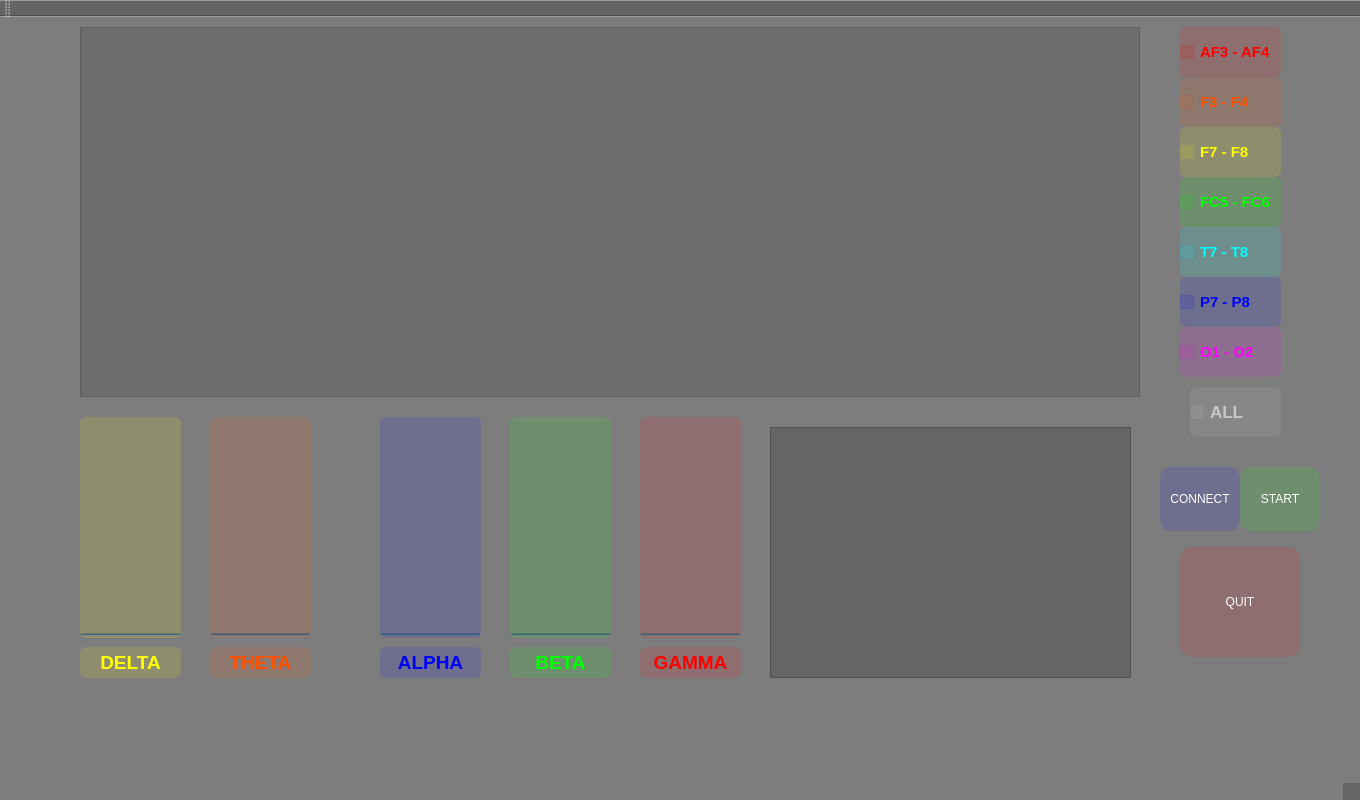
<?xml version="1.0" encoding="UTF-8"?>
<ui version="4.0">
 <class>MainWindow</class>
 <widget class="QMainWindow" name="MainWindow">
  <property name="geometry">
   <rect>
    <x>0</x>
    <y>0</y>
    <width>1360</width>
    <height>800</height>
   </rect>
  </property>
  <property name="windowTitle">
   <string>MainWindow</string>
  </property>
  <property name="styleSheet">
   <string notr="true">background-color: rgba(32, 32, 32,64);</string>
  </property>
  <widget class="QWidget" name="centralWidget">
   <widget class="QCheckBox" name="cbAF34">
    <property name="geometry">
     <rect>
      <x>1180</x>
      <y>10</y>
      <width>101</width>
      <height>50</height>
     </rect>
    </property>
    <property name="font">
     <font>
      <pointsize>11</pointsize>
      <weight>75</weight>
      <bold>true</bold>
     </font>
    </property>
    <property name="styleSheet">
     <string notr="true">color: rgb(255, 0, 0) ;
background-color: rgba(255, 0, 0, 32) ;
border-radius:6px;</string>
    </property>
    <property name="text">
     <string>AF3 - AF4</string>
    </property>
   </widget>
   <widget class="QCheckBox" name="cbF34">
    <property name="geometry">
     <rect>
      <x>1180</x>
      <y>60</y>
      <width>101</width>
      <height>50</height>
     </rect>
    </property>
    <property name="font">
     <font>
      <pointsize>11</pointsize>
      <weight>75</weight>
      <bold>true</bold>
     </font>
    </property>
    <property name="styleSheet">
     <string notr="true">color: rgb(255, 80, 0) ;
background-color: rgba(255, 80, 0, 32) ;
border-radius:6px;</string>
    </property>
    <property name="text">
     <string>F3 - F4</string>
    </property>
   </widget>
   <widget class="QCheckBox" name="cbF78">
    <property name="geometry">
     <rect>
      <x>1180</x>
      <y>110</y>
      <width>101</width>
      <height>50</height>
     </rect>
    </property>
    <property name="font">
     <font>
      <pointsize>11</pointsize>
      <weight>75</weight>
      <bold>true</bold>
     </font>
    </property>
    <property name="styleSheet">
     <string notr="true">color: rgb(255, 255, 0) ;
background-color: rgba(255, 255, 0, 32) ;
border-radius:6px;</string>
    </property>
    <property name="text">
     <string>F7 - F8</string>
    </property>
   </widget>
   <widget class="QCheckBox" name="cbFC56">
    <property name="geometry">
     <rect>
      <x>1180</x>
      <y>160</y>
      <width>101</width>
      <height>50</height>
     </rect>
    </property>
    <property name="font">
     <font>
      <pointsize>11</pointsize>
      <weight>75</weight>
      <bold>true</bold>
     </font>
    </property>
    <property name="styleSheet">
     <string notr="true">color: rgb(0, 255, 0) ;
background-color: rgba(0, 255, 0, 32) ;
border-radius:6px;</string>
    </property>
    <property name="text">
     <string>FC5 - FC6</string>
    </property>
   </widget>
   <widget class="QCheckBox" name="cbT78">
    <property name="geometry">
     <rect>
      <x>1180</x>
      <y>210</y>
      <width>101</width>
      <height>50</height>
     </rect>
    </property>
    <property name="font">
     <font>
      <pointsize>11</pointsize>
      <weight>75</weight>
      <bold>true</bold>
     </font>
    </property>
    <property name="styleSheet">
     <string notr="true">color: rgb(0, 255, 255) ;
background-color: rgba(0, 255, 255, 32) ;
border-radius:6px;</string>
    </property>
    <property name="text">
     <string>T7 - T8</string>
    </property>
   </widget>
   <widget class="QCheckBox" name="cbP78">
    <property name="geometry">
     <rect>
      <x>1180</x>
      <y>260</y>
      <width>101</width>
      <height>50</height>
     </rect>
    </property>
    <property name="font">
     <font>
      <pointsize>11</pointsize>
      <weight>75</weight>
      <bold>true</bold>
     </font>
    </property>
    <property name="styleSheet">
     <string notr="true">color: rgb(0, 0, 255) ;
background-color: rgba(0, 0, 255, 32) ;
border-radius:6px;</string>
    </property>
    <property name="text">
     <string>P7 - P8</string>
    </property>
   </widget>
   <widget class="QCheckBox" name="cbO12">
    <property name="geometry">
     <rect>
      <x>1180</x>
      <y>310</y>
      <width>101</width>
      <height>50</height>
     </rect>
    </property>
    <property name="font">
     <font>
      <pointsize>11</pointsize>
      <weight>75</weight>
      <bold>true</bold>
     </font>
    </property>
    <property name="styleSheet">
     <string notr="true">color: rgb(255, 0, 255) ;
background-color: rgba(255, 0, 255, 32) ;
border-radius:6px;</string>
    </property>
    <property name="text">
     <string>O1 - O2</string>
    </property>
   </widget>
   <widget class="QCheckBox" name="cbAll">
    <property name="geometry">
     <rect>
      <x>1190</x>
      <y>370</y>
      <width>91</width>
      <height>50</height>
     </rect>
    </property>
    <property name="font">
     <font>
      <pointsize>13</pointsize>
      <weight>75</weight>
      <bold>true</bold>
     </font>
    </property>
    <property name="styleSheet">
     <string notr="true">color: rgb(200, 200, 200) ;
background-color: rgba(200, 200, 200, 32) ;
border-radius:6px;</string>
    </property>
    <property name="text">
     <string>ALL</string>
    </property>
   </widget>
   <widget class="QProgressBar" name="progressDelta">
    <property name="geometry">
     <rect>
      <x>80</x>
      <y>400</y>
      <width>101</width>
      <height>221</height>
     </rect>
    </property>
    <property name="styleSheet">
     <string notr="true">color: rgb(255, 255, 0);
background-color: rgba(255, 255, 0, 32);
border-radius:6px ;</string>
    </property>
    <property name="value">
     <number>0</number>
    </property>
    <property name="textVisible">
     <bool>false</bool>
    </property>
    <property name="orientation">
     <enum>Qt::Vertical</enum>
    </property>
   </widget>
   <widget class="QProgressBar" name="progressTheta">
    <property name="geometry">
     <rect>
      <x>210</x>
      <y>400</y>
      <width>101</width>
      <height>221</height>
     </rect>
    </property>
    <property name="styleSheet">
     <string notr="true">color: rgb(255, 80, 0);
background-color : rgba(255, 80, 0, 32);
border-radius:6px ;</string>
    </property>
    <property name="value">
     <number>0</number>
    </property>
    <property name="textVisible">
     <bool>false</bool>
    </property>
    <property name="orientation">
     <enum>Qt::Vertical</enum>
    </property>
   </widget>
   <widget class="QProgressBar" name="progressAlpha">
    <property name="geometry">
     <rect>
      <x>380</x>
      <y>400</y>
      <width>101</width>
      <height>221</height>
     </rect>
    </property>
    <property name="styleSheet">
     <string notr="true">color: rgb(0, 0, 255);
background-color : rgba(0, 0, 255, 32);
border-radius:6px ;</string>
    </property>
    <property name="value">
     <number>0</number>
    </property>
    <property name="textVisible">
     <bool>false</bool>
    </property>
    <property name="orientation">
     <enum>Qt::Vertical</enum>
    </property>
   </widget>
   <widget class="QProgressBar" name="progressBeta">
    <property name="geometry">
     <rect>
      <x>510</x>
      <y>400</y>
      <width>101</width>
      <height>221</height>
     </rect>
    </property>
    <property name="styleSheet">
     <string notr="true">color: rgb(0, 255, 0);
background-color : rgba(0, 255, 0, 32);
border-radius:6px ;</string>
    </property>
    <property name="value">
     <number>0</number>
    </property>
    <property name="textVisible">
     <bool>false</bool>
    </property>
    <property name="orientation">
     <enum>Qt::Vertical</enum>
    </property>
   </widget>
   <widget class="QProgressBar" name="progressGamma">
    <property name="geometry">
     <rect>
      <x>640</x>
      <y>400</y>
      <width>101</width>
      <height>221</height>
     </rect>
    </property>
    <property name="styleSheet">
     <string notr="true">color: rgb(255, 0, 0);
background-color : rgba(255, 0, 0, 32);
border-radius:6px ;</string>
    </property>
    <property name="value">
     <number>0</number>
    </property>
    <property name="textVisible">
     <bool>false</bool>
    </property>
    <property name="orientation">
     <enum>Qt::Vertical</enum>
    </property>
   </widget>
   <widget class="QLabel" name="labelDelta">
    <property name="geometry">
     <rect>
      <x>80</x>
      <y>630</y>
      <width>101</width>
      <height>31</height>
     </rect>
    </property>
    <property name="font">
     <font>
      <pointsize>14</pointsize>
      <weight>75</weight>
      <bold>true</bold>
     </font>
    </property>
    <property name="styleSheet">
     <string notr="true">color: rgb(255, 255, 0);
background-color: rgba(255, 255, 0, 32);
border-radius:6px ;</string>
    </property>
    <property name="text">
     <string>DELTA</string>
    </property>
    <property name="alignment">
     <set>Qt::AlignCenter</set>
    </property>
   </widget>
   <widget class="QLabel" name="labelTheta">
    <property name="geometry">
     <rect>
      <x>210</x>
      <y>630</y>
      <width>101</width>
      <height>31</height>
     </rect>
    </property>
    <property name="font">
     <font>
      <pointsize>14</pointsize>
      <weight>75</weight>
      <bold>true</bold>
     </font>
    </property>
    <property name="styleSheet">
     <string notr="true">color: rgb(255, 80, 0);
background-color : rgba(255, 80, 0, 32);
border-radius:6px ;</string>
    </property>
    <property name="text">
     <string>THETA</string>
    </property>
    <property name="alignment">
     <set>Qt::AlignCenter</set>
    </property>
   </widget>
   <widget class="QLabel" name="labelAlpha">
    <property name="geometry">
     <rect>
      <x>380</x>
      <y>630</y>
      <width>101</width>
      <height>31</height>
     </rect>
    </property>
    <property name="font">
     <font>
      <pointsize>14</pointsize>
      <weight>75</weight>
      <bold>true</bold>
     </font>
    </property>
    <property name="styleSheet">
     <string notr="true">color: rgb(0, 0, 255);
background-color : rgba(0, 0, 255, 32);
border-radius:6px ;</string>
    </property>
    <property name="text">
     <string>ALPHA</string>
    </property>
    <property name="alignment">
     <set>Qt::AlignCenter</set>
    </property>
   </widget>
   <widget class="QLabel" name="labelBeta">
    <property name="geometry">
     <rect>
      <x>510</x>
      <y>630</y>
      <width>101</width>
      <height>31</height>
     </rect>
    </property>
    <property name="font">
     <font>
      <pointsize>14</pointsize>
      <weight>75</weight>
      <bold>true</bold>
     </font>
    </property>
    <property name="styleSheet">
     <string notr="true">color: rgb(0, 255, 0);
background-color : rgba(0, 255, 0, 32);
border-radius:6px ;</string>
    </property>
    <property name="text">
     <string>BETA</string>
    </property>
    <property name="alignment">
     <set>Qt::AlignCenter</set>
    </property>
   </widget>
   <widget class="QLabel" name="labelGamma">
    <property name="geometry">
     <rect>
      <x>640</x>
      <y>630</y>
      <width>101</width>
      <height>31</height>
     </rect>
    </property>
    <property name="font">
     <font>
      <pointsize>14</pointsize>
      <weight>75</weight>
      <bold>true</bold>
     </font>
    </property>
    <property name="styleSheet">
     <string notr="true">color: rgb(255, 0, 0);
background-color : rgba(255, 0, 0, 32);
border-radius:6px ;</string>
    </property>
    <property name="text">
     <string>GAMMA</string>
    </property>
    <property name="alignment">
     <set>Qt::AlignCenter</set>
    </property>
   </widget>
   <widget class="QGraphicsView" name="graphPosition">
    <property name="geometry">
     <rect>
      <x>770</x>
      <y>410</y>
      <width>361</width>
      <height>251</height>
     </rect>
    </property>
    <property name="styleSheet">
     <string notr="true">background-image: url(../epocWatch/images/head.png);</string>
    </property>
   </widget>
   <widget class="QPushButton" name="pbConnect">
    <property name="geometry">
     <rect>
      <x>1160</x>
      <y>450</y>
      <width>80</width>
      <height>64</height>
     </rect>
    </property>
    <property name="styleSheet">
     <string notr="true">color:rgb(255, 255, 255) ;
background-color:rgba(0, 0, 255, 32) ;
border-radius:12px ;</string>
    </property>
    <property name="text">
     <string>CONNECT</string>
    </property>
   </widget>
   <widget class="QPushButton" name="pbStart">
    <property name="geometry">
     <rect>
      <x>1240</x>
      <y>450</y>
      <width>80</width>
      <height>64</height>
     </rect>
    </property>
    <property name="styleSheet">
     <string notr="true">color:rgb(255, 255, 255) ;
background-color:rgba(0, 255, 0, 32) ;
border-radius:12px ;</string>
    </property>
    <property name="text">
     <string>START</string>
    </property>
   </widget>
   <widget class="QPushButton" name="pbQuit">
    <property name="geometry">
     <rect>
      <x>1180</x>
      <y>530</y>
      <width>120</width>
      <height>110</height>
     </rect>
    </property>
    <property name="styleSheet">
     <string notr="true">color:rgb(255, 255, 255) ;
background-color:rgba(255, 0, 0, 32) ;
border-radius:12px ;</string>
    </property>
    <property name="text">
     <string>QUIT</string>
    </property>
   </widget>
   <widget class="QGraphicsView" name="graphSignal">
    <property name="geometry">
     <rect>
      <x>80</x>
      <y>10</y>
      <width>1060</width>
      <height>370</height>
     </rect>
    </property>
    <property name="styleSheet">
     <string notr="true">background-color: rgba(64, 64, 64, 64);</string>
    </property>
   </widget>
  </widget>
  <widget class="QMenuBar" name="menuBar">
   <property name="geometry">
    <rect>
     <x>0</x>
     <y>0</y>
     <width>1360</width>
     <height>27</height>
    </rect>
   </property>
  </widget>
  <widget class="QToolBar" name="mainToolBar">
   <attribute name="toolBarArea">
    <enum>TopToolBarArea</enum>
   </attribute>
   <attribute name="toolBarBreak">
    <bool>false</bool>
   </attribute>
  </widget>
  <widget class="QStatusBar" name="statusBar">
   <property name="font">
    <font>
     <pointsize>12</pointsize>
     <weight>75</weight>
     <bold>true</bold>
    </font>
   </property>
   <property name="styleSheet">
    <string notr="true">color:rgb(255, 0, 0) ;</string>
   </property>
  </widget>
 </widget>
 <layoutdefault spacing="6" margin="11"/>
 <resources/>
 <connections/>
</ui>
